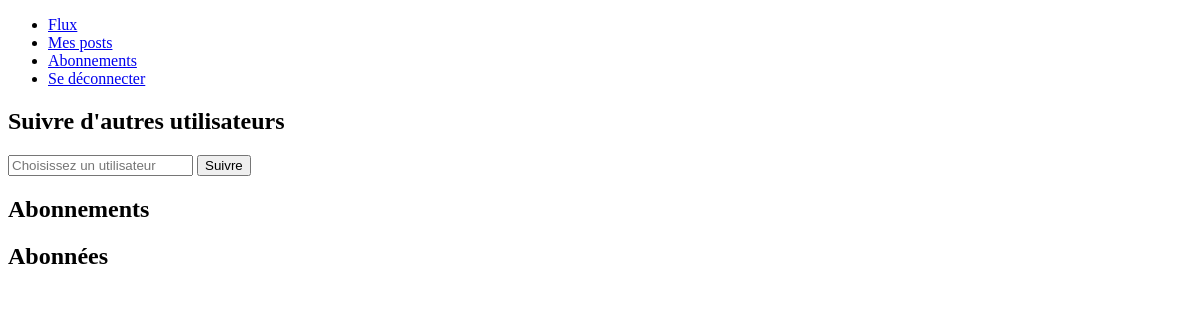
The page /app/follow/ (signed in) on the database as committed earlier.
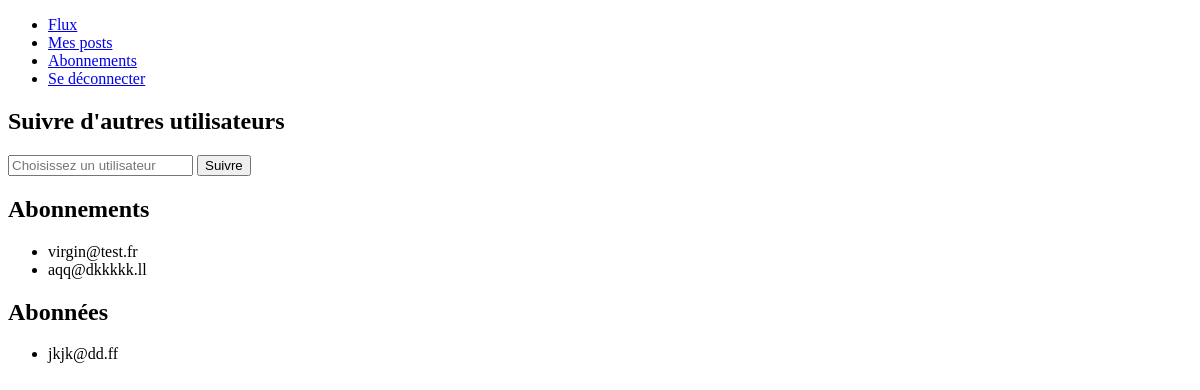
The same page on the database as committed later.
### bookreviews/models.py (models this page shows, shortened)
class UserFollows(models.Model):
    user = models.ForeignKey(to=settings.AUTH_USER_MODEL, on_delete=models.CASCADE, related_name='following')
    followed_user = models.ForeignKey(to=settings.AUTH_USER_MODEL,
                                      on_delete=models.CASCADE, related_name='followed_by')
    class Meta:
        unique_together = ('user', 'followed_user', )

### registration/models.py (models this page shows)
class User(AbstractUser):
    username = None
    email = models.EmailField(_('email address'), unique=True)
    USERNAME_FIELD = 'email'
    REQUIRED_FIELDS = []
    objects = UserManager()

### bookreviews/views.py (the view, shortened to what this page needs)
# urls.py: path('follow/', views.follow, name='follow_view'),
@login_required()
def follow(request):
    if request.method == 'GET':
        i_follow = UserFollows.objects.filter(user=request.user)
        my_followers = UserFollows.objects.filter(followed_user=request.user)
        autocomplete = User.objects.exclude(
            Q(email__in=[usr.followed_user for usr in i_follow]) |
            Q(email=request.user.email))
        return render(request, 'bookreviews/follow.html', {'i_follow': i_follow, 'my_followers': my_followers, 'all_users': autocomplete})

### bookreviews/templates/bookreviews/follow.html (shortened to what this page needs)
{% extends "bookreviews/base.html" %}
{% block content %}
    <h2>Suivre d'autres utilisateurs</h2>
    <div>
        <form method="post">
            <input type="search" name="email" list="choices" placeholder="Choisissez un utilisateur à suivre...">
            <button type="submit">Suivre</button>
          </form>
    </div>
    <h2>Abonnements</h2>
    <div>
        <ul>
            {% for usr in i_follow %}
            <li>{{ usr.followed_user }}</li>
            {% endfor %}
        </ul>
    </div>
    <h2>Abonnées</h2>
    <div>
        <ul>
            {% for usr in my_followers %}
            <li>{{ usr.user }}</li>
            {% endfor %}
        </ul>
    </div>
{% endblock %}

Rows that differ between the two databases and show on the page:
added UserFollows: followed_user "virgin@test.fr", shown under "Abonnements"
added UserFollows: followed_user "aqq@dkkkkk.ll", shown under "Abonnements"
added UserFollows: user "jkjk@dd.ff", shown under "Abonnées"
